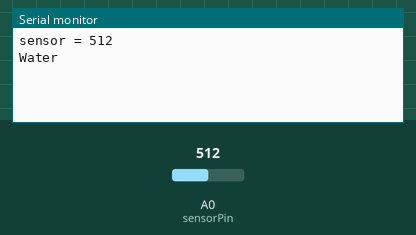
This sketch was run on a simulated Arduino Uno, built with avr-gcc and run on an emulated ATmega328P. On the bench: the last lines printed to the serial monitor. The inputs (shaded band) are chosen by the test bench; at power-on: A0 (sensorPin) = 512.

Above: at 1.8 s.
1.9 s: A0 (sensorPin) set to 312
At 2.8 s:
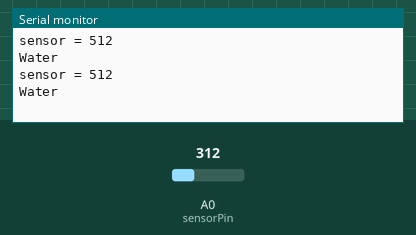
3.4 s: A0 (sensorPin) set to 288
At 5.7 s:
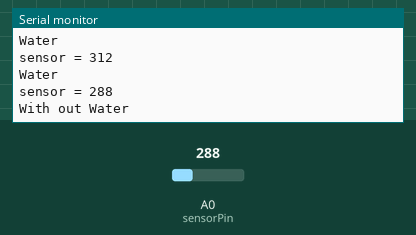
Timing chart, 0 to 7.2 s (numbered marks = the images above; inputs shaded):
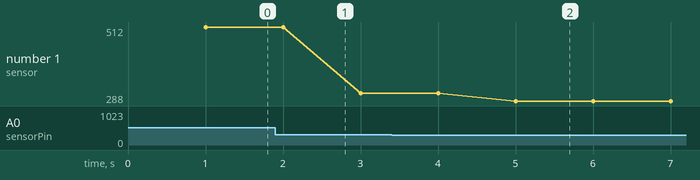

The sketch:

Water.ino
```cpp
int sensorPin = A0;    // select the input pin for the Soil moisture sensor
int sensorValue = 0;  // variable to store the value coming from the sensor

void setup() {
  // declare the ledPin as an OUTPUT:
   Serial.begin(9600);
}

void loop() {

  sensorValue = analogRead(sensorPin);
  delay(1000);
  Serial.print("sensor = " );
  Serial.println(sensorValue);

  if(sensorValue <= 300)
  {
    Serial.println("With out Water");
  }
  else
  {
    Serial.println("Water");
  }
}
```

Measured:
- the behaviour switches between 301 and 300 on A0 (sensorPin) (found by bisection; images 1 and 2)
- after the input at 3.4 s, the serial monitor: prints a new line after 1.6 s (image 2)
- plotted number 1: 512 → 312 after the input at 1.9 s, 312 → 288 after the input at 3.4 s
